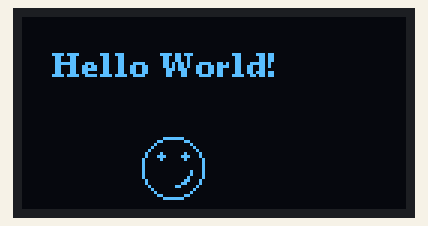
This sketch was run on a simulated Arduino Uno, built with avr-gcc and run on an emulated ATmega328P. Shown: 128×64 one-colour display.

Above: at 0.1 s.

The sketch:

working_oled.ino
```cpp
#include <Wire.h>
#include <U8g2lib.h>

// Initialize SH1106 OLED (I2C)
U8G2_SH1106_128X64_NONAME_F_HW_I2C u8g2(U8G2_R0, /* reset=*/ U8X8_PIN_NONE);

void setup() {
  u8g2.begin();  // Start OLED display
}

void loop() {
  u8g2.clearBuffer();  // Clear display buffer

  u8g2.setFont(u8g2_font_ncenB08_tr);  // Set a readable font
  u8g2.drawStr(10, 20, "Hello World!");  // Print text

  // Draw a basic smiley face
  u8g2.drawCircle(50, 50, 10, U8G2_DRAW_ALL); // Face outline
  u8g2.drawDisc(46, 46, 1, U8G2_DRAW_ALL); // Left Eye
  u8g2.drawDisc(54, 46, 1, U8G2_DRAW_ALL); // Right Eye
  u8g2.drawArc(50, 50, 6, 200, 340); // Smiley Mouth (Adjusted)

  u8g2.sendBuffer();  // Send buffer to display
  delay(1000);  // Wait 1 sec
}
```
